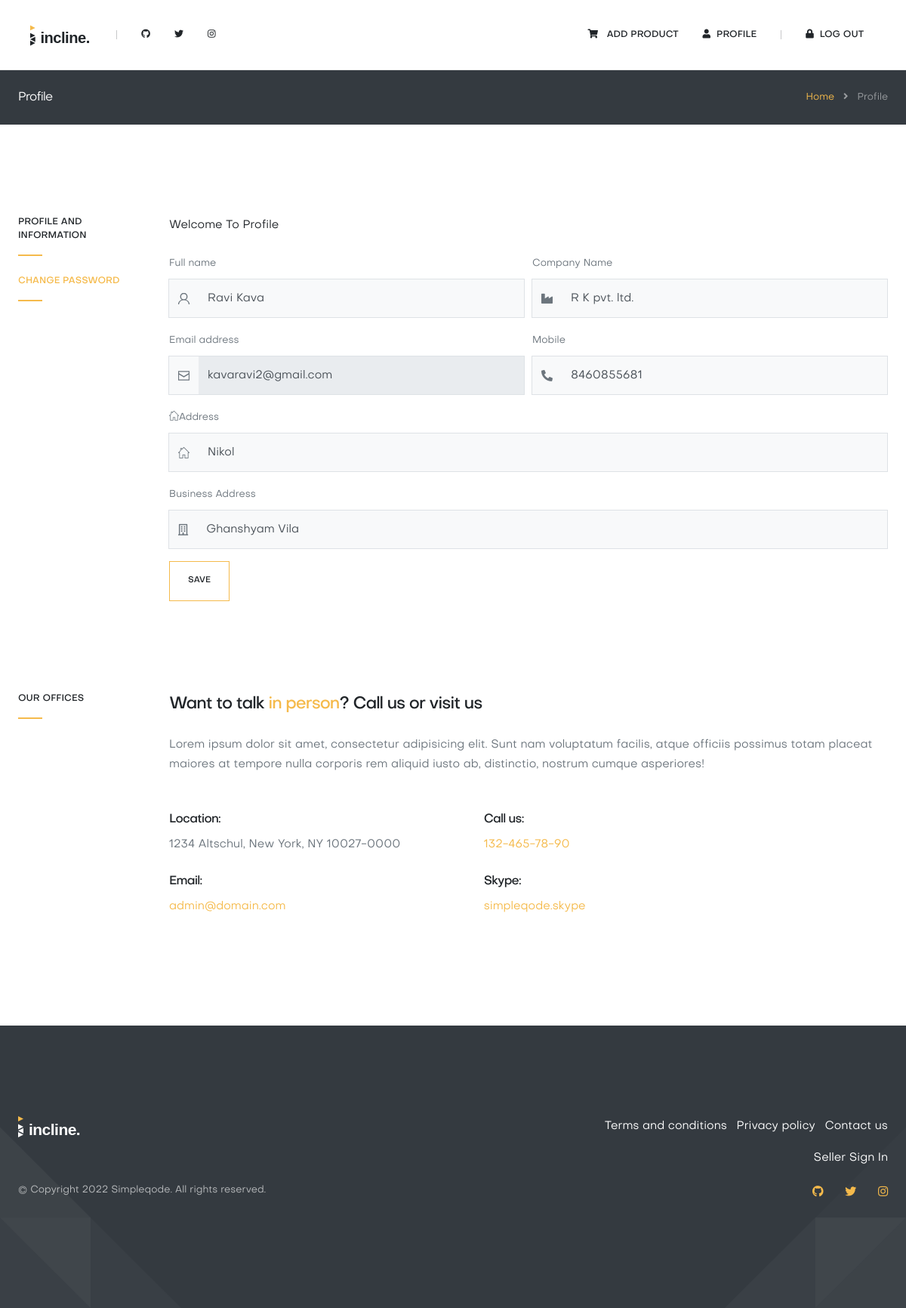
/seller_profile/ (signed in), run on the app's committed database.
### falcon_app/models.py (models this page shows)
class Seller(models.Model):
    fullname = models.CharField(max_length=25)
    company_name = models.CharField(max_length=50)
    email = models.EmailField()
    mobile = models.PositiveIntegerField()
    address = models.TextField()
    business_address = models.TextField()
    password = models.CharField(max_length=8)
    def __str__(self):
        return self.fullname

### falcon_app/views.py (the view)
# urls.py: path('seller_profile/',seller_profile, name="seller_profile"),
def seller_profile(request):
    seller = Seller.objects.get(email = request.session['email'])
    default_dict['seller'] = seller
    msg = "Welcome To Profile"
    default_dict['msg'] = msg
    print(f"\n\n\n{default_dict}\n\n\n")
    if request.method == "POST":
        seller.fullname = request.POST['fullname']
        seller.company_name = request.POST['company_name']
        seller.mobile = request.POST['mobile']
        seller.address = request.POST['address']
        seller.business_address = request.POST['business_address']
        seller.save()
        msg = "Profile updated successfuly"
        default_dict['msg'] = msg
        return render(request, 'seller_profile.html', default_dict)
    else:
        return render(request, 'seller_profile.html',default_dict)

### falcon_app/models.py (called while the page is built)
    def __str__(self):
        return self.fullname

    def __str__(self):
        return self.product_name

    def __str__(self):
        return f"{self.buyer.fullname} --- {self.product.product_title}"

    def __str__(self):
        return f"{self.buyer.fullname} --- {self.product.product_title}"

### falcon_app/templates/seller_profile.html (shortened to what this page needs)
{% extends 'seller_base.html' %}
{% load static %}
{% block main_content %}
<nav class="breadcrumb">
    <div class="container">
        <div class="row align-items-center">
            <div class="col">
                <h5 class="breadcrumb-heading">
                    Profile
                </h5>
            </div>
            <div class="col-auto">
                <span class="breadcrumb-item">
                    <a href="{% url 'seller_index' %}">Home</a>
                </span>
                <span class="breadcrumb-item active">
                    Profile
                </span>
            </div>
        </div>
    </div>
</nav>
<section class="section pb-0">
    <div class="container">
        <div class="row">
            <div class="col-md-2">
                <h6 class="title">
                    Profile and information
                </h6>
                <h6 class="title">
                    <a href="{% url 'seller_change_pass' %}">Change Password</a>
                </h6>
            </div>
            <div class="col-md-10">
                {% if msg %}
                <p>
                    {{msg}}
                </p>
                {% else %}
                <p>
                    Welcome To Profile
                </p>
                {% endif %}
                <form method="POST" action="{% url 'seller_profile' %}">
                    <div class="form-row">
                        <div class="form-group col-md-6">
                            <label>Full name</label>
                            <div class="input-group">
                                <input type="text" value="{{seller.fullname}}" class="form-control order-1"
                                    name="fullname">
                                <div class="input-group-append order-0">
                                    <div class="input-group-text">
                                        <svg class="input-group-icon icon-offset icon icon-person" viewBox="0 0 106 106"
                                            xmlns="http://www.w3.org/2000/svg"
                                            xmlns:xlink="http://www.w3.org/1999/xlink">
                                            <path transform="translate(3 3)" d="
                            M0 100 A 50 50 0 0 1 50 60 A 20 20 0 0 1 50 0 A 20 20 0 0 1 50 60 A 50 50 0 0 1 100 100">
                                            </path>
                                        </svg>
                                    </div>
                                </div>
                            </div>
                        </div>
                        <div class="form-group col-md-6">
                            <label>Company Name</label>
                            <div class="input-group">
                                <input type="text" name="company_name" value="{{seller.company_name}}" class="form-control order-1">
                                <div class="input-group-append order-0">
                                    <div class="input-group-text">
                                        <span class="fas fa-industry"></span>
                                    </div>
                                </div>
                            </div>
                        </div>
                        <div class="form-group col-md-6">
                            <label>Email address</label>
                            <div class="input-group">
                                <input type="email" value="{{seller.email}}" class="form-control order-1" name="email"
                                    readonly>
                                <div class="input-group-append order-0">
                                    <div class="input-group-text">
                                        <svg class="input-group-icon icon-offset icon icon-envelope"
                                            viewBox="0 0 106 106" xmlns="http://www.w3.org/2000/svg"
                                            xmlns:xlink="http://www.w3.org/1999/xlink">
                                            <path transform="translate(3 3)" d="
                            M0 30 V 10 H 100 V 90 H 0 V 30 L 50 60 L 100 30">
                                            </path>
                                        </svg>
                                    </div>
                                </div>
                            </div>
                        </div>
                        <div class="form-group col-md-6">
                            <label>Mobile</label>
                            <div class="input-group">
                                <input type="text" name="mobile" value="{{seller.mobile}}" class="form-control order-1">
                                <div class="input-group-append order-0">
                                    <div class="input-group-text">
                                        <span class="fas fa-phone-alt"></span>
                                    </div>
                                </div>
                            </div>
                        </div>
                    </div>
                    <div class="form-group">
                        <label><span class="icon icon-home"></span>Address</label>
                        <div class="input-group">
                            <input type="text" value="{{seller.address}}" name="address" class="form-control order-1">
                            <div class="input-group-append order-0">
                                <div class="input-group-text">
                                    <span class="input-group-icon icon-offset icon-home"></span>
                                </div>
                            </div>
                        </div>
                    </div>
                    <div class="form-group">
                        <label>Business Address</label>
                        <div class="input-group">
                            <input type="text" name="business_address" value="{{seller.business_address}}" class="form-control order-1">
                            <div class="input-group-append order-0">
                                <div class="input-group-text">
                                    <span class="far fa-building"></span>
                                </div>
                            </div>
                        </div>
                    </div>
                    <div class="form-row">
                        <div class="col-12">
                            <button type="submit" class="btn btn-outline-primary">
                                Save
                            </button>
                        </div>
                    </div>
                </form>
            </div>
        </div>
    </div>
</section>
<section class="section">
    <div class="container">
        <div class="row">
            <div class="col-md-2">
                <h6 class="title">
                    Our offices
                </h6>
            </div>
            <div class="col-md-10">
                <h3 class="mb-4">
                    Want to talk <span class="text-primary">in person</span>? Call us or visit us
                </h3>
                <p class="text-muted mb-5">
                    Lorem ipsum dolor sit amet, consectetur adipisicing elit. Sunt nam voluptatum facilis, atque
                    officiis possimus totam placeat maiores at tempore nulla corporis rem aliquid iusto ab, distinctio,
                    nostrum cumque asperiores!
                </p>
                <div class="row">
                    <div class="col-md-6 col-lg-5">
                        <h5>
                            Location:
                        </h5>
                        <p class="text-muted">
                            1234 Altschul, New York, NY 10027-0000
                        </p>
                        <h5>
                            Email:
                        </h5>
                        <p class="text-muted">
                            <a href="mailto:admin@domain.com">
                                admin@domain.com
                            </a>
                        </p>
                    </div>
                    <div class="col-md-6 col-lg-5">
                        <h5>
                            Call us:
                        </h5>
                        <p class="text-muted">
                            <a href="tel:1234567890">
                                132-465-78-90
                            </a>
                        </p>
                        <h5>
                            Skype:
                        </h5>
                        <p class="text-muted">
                            <a href="tel:1234567890">
                                simpleqode.skype
                            </a>
                        </p>
                    </div>
                </div>
            </div>
        </div>
    </div>
</section>
{% endblock %}

### data on the page
Seller: fullname "Ravi Kava", company_name "R K pvt. ltd.", email "kavaravi2@gmail.com", mobile "8460855681", address "Nikol", business_address "Ghanshyam Vila"

### other printed values
{{ msg }} "Welcome To Profile"
